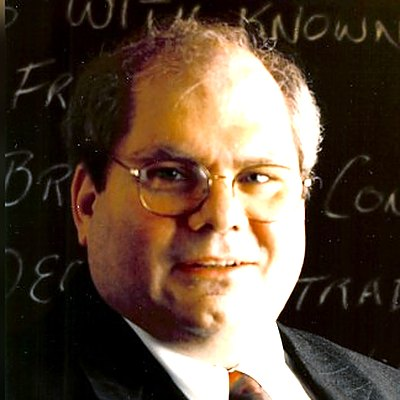
#> input picture Testers Corner/new-tab/people/cem-kaner.jpg, 400 x 400 px
$ python -i prepare_photos.py   (imports and definitions only)
#> lines starting #> are read from the running program, lines starting #| are printed output that depends on the picture
#> in prepare, img is the input picture: PIL image 400x400 RGB; mean R, G, B 91.9, 73.4, 58.1
"""Prepare portrait photos for the people row so they all look alike.

Each photo is turned upright, cropped to a square (keeping the upper part, where faces
usually are), resized to 400x400, and brought to the same brightness and contrast.
The results go to new-tab/people/<slug>.jpg and new-tab/people.js is updated to use them.

Usage:  python3 scripts/prepare_photos.py <folder-with-original-photos>
        (needs Pillow: pip install pillow)

Name the originals by slug, e.g. james-bach.jpg, cem-kaner.png. Slugs are listed in
new-tab/people.js. Only use photos you have permission to share.

Optional framing: so every face fills its circle the same way, add framing.json to the
folder with each head's centre and height in pixels (top of head to chin) in the original:
    {"james-bach": {"x": 255, "y": 222, "head": 415}}
Photos without an entry get a simple square crop. Where a photo is too small for the
framing, a blurred copy of its own background fills the gap.
Built by Santhosh Tuppad.
"""
import json
import re
import sys
from pathlib import Path

from PIL import Image, ImageEnhance, ImageFilter, ImageOps, ImageStat

ROOT = Path(__file__).resolve().parent.parent
OUT = ROOT / "new-tab" / "people"
PEOPLE_JS = ROOT / "new-tab" / "people.js"
SIZE = 400
TARGET_BRIGHTNESS = 118  # mean luminance, 0-255
HEAD_FILL = 0.85  # head height as a share of the frame
HEAD_CENTRE = 0.46  # where the head centre sits, from the top of the frame
EXTENSIONS = (".jpg", ".jpeg", ".png", ".webp")


def square_crop(img: Image.Image) -> Image.Image:
    w, h = img.size
#> w = 400; h = 400
    side = min(w, h)
#> side = 400
    left = (w - side) // 2
#> left = 0
    top = int((h - side) * 0.2)  # portraits: keep the head, not the middle of the torso
#> top = 0
    return img.crop((left, top, left + side, top + side))


def framed_crop(img: Image.Image, x: float, y: float, head: float) -> Image.Image:
    side = round(head / HEAD_FILL)
    left, top = round(x - side / 2), round(y - side * HEAD_CENTRE)
    # Background: the photo itself, scaled to cover the frame and blurred, for any gaps.
    scale = max(side / img.width, side / img.height)
    bg = img.resize((round(img.width * scale) + 1, round(img.height * scale) + 1), Image.LANCZOS)
    bg = bg.crop((0, 0, side, side)).filter(ImageFilter.GaussianBlur(side / 25))
    box = (max(left, 0), max(top, 0), min(left + side, img.width), min(top + side, img.height))
    bg.paste(img.crop(box), (box[0] - left, box[1] - top))
    return bg


def prepare(src: Path, frame: dict | None = None) -> Image.Image:
    img = ImageOps.exif_transpose(Image.open(src)).convert("RGB")
    img = framed_crop(img, frame["x"], frame["y"], frame["head"]) if frame else square_crop(img)
    img = img.resize((SIZE, SIZE), Image.LANCZOS)
    img = ImageOps.autocontrast(img, cutoff=1)
    mean = ImageStat.Stat(img.convert("L")).mean[0] or 1
#> mean = 77.19
    img = ImageEnhance.Brightness(img).enhance(max(0.7, min(1.4, TARGET_BRIGHTNESS / mean)))
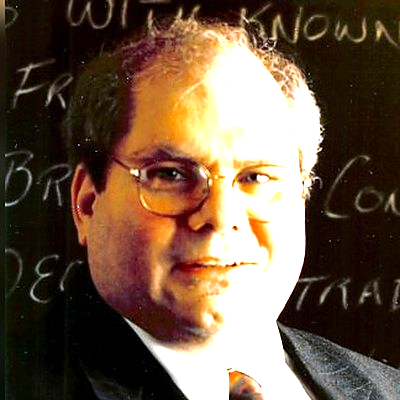
#> img: PIL image 400x400 RGB; mean R, G, B 108.4, 86.7, 68.6
    return img.filter(ImageFilter.UnsharpMask(radius=1.2, percent=60, threshold=2))


def main() -> None:
    if len(sys.argv) != 2:
        sys.exit(__doc__)
    src_dir = Path(sys.argv[1]).expanduser()
    js = PEOPLE_JS.read_text(encoding="utf-8")
    slugs = re.findall(r'slug: "([a-z0-9-]+)"', js)
    framing_file = src_dir / "framing.json"
    framing = json.loads(framing_file.read_text()) if framing_file.exists() else {}
    OUT.mkdir(parents=True, exist_ok=True)

    for slug in slugs:
        src = next((p for p in src_dir.iterdir() if p.stem.lower() == slug and p.suffix.lower() in EXTENSIONS), None)
        if not src:
            print(f"  skip  {slug}: no {slug}.jpg/.png/.webp in {src_dir}")
            continue
        prepare(src, framing.get(slug)).save(OUT / f"{slug}.jpg", "JPEG", quality=86, optimize=True, progressive=True)
        js = re.sub(rf'(slug: "{slug}",[\s\S]*?photo: )(null|"[^"]*")', rf'\1"people/{slug}.jpg"', js, count=1)
        print(f"  done  {slug}: {src.name} -> new-tab/people/{slug}.jpg")

    PEOPLE_JS.write_text(js, encoding="utf-8")
    print("Updated new-tab/people.js. Reload the extension in chrome://extensions to see the photos.")


# [2 lines not run here, left out]

>>> result = prepare('../new-tab/people/cem-kaner.jpg')
